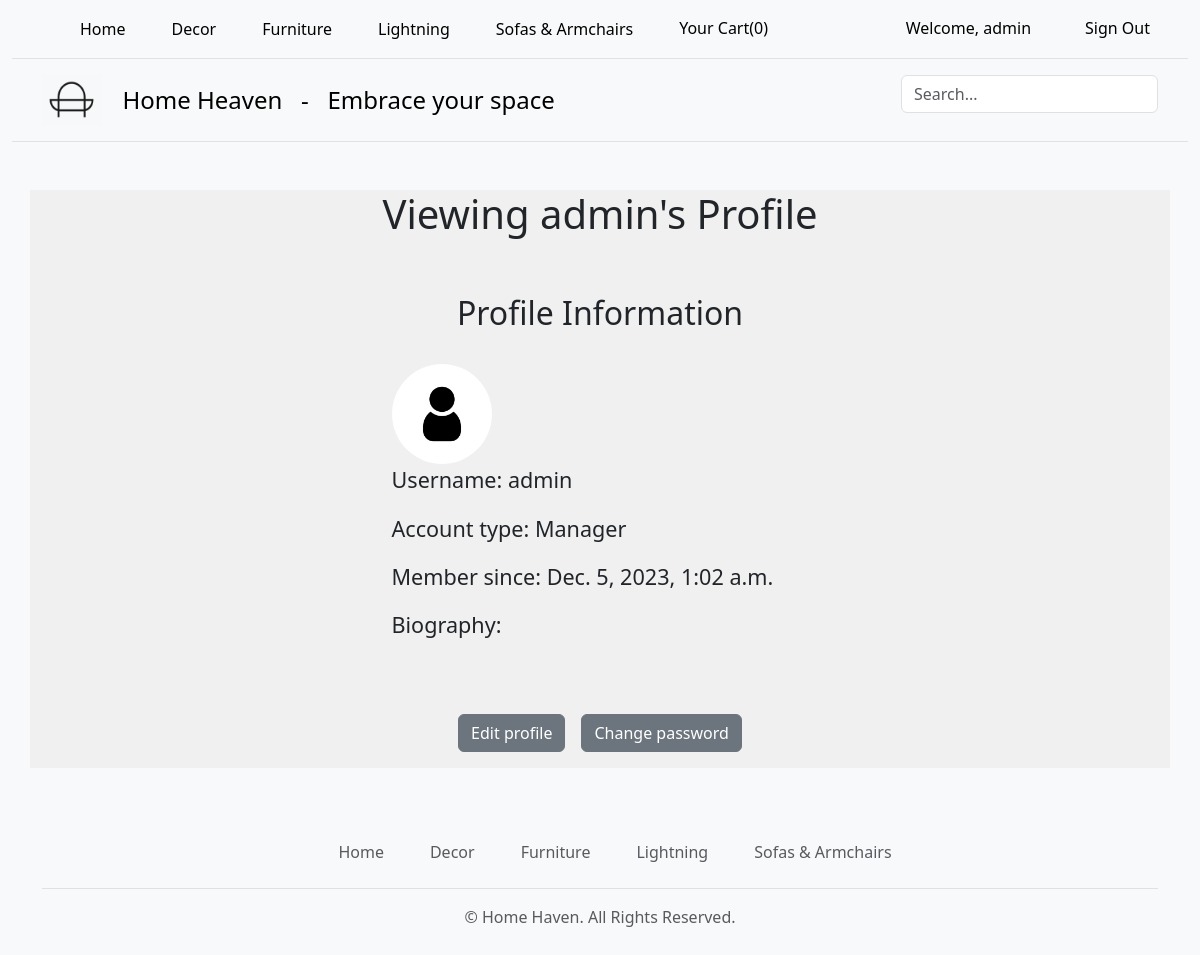
The page /accounts/profile/10/ (signed in) on the database its author committed.
### shop/models.py (models this page shows, shortened)
class Category(models.Model):
    id = models.UUIDField(primary_key=True,default=uuid.uuid4,editable=False)
    name = models.CharField(max_length=250, unique=True)
    description = models.TextField(blank = True)
    image = models.ImageField(upload_to = 'category', blank=True)
    class Meta:
        ordering = ('name',)
        verbose_name = 'category'
        verbose_name_plural = 'categories'
    def get_absolute_url(self):
        return reverse('shop:products_by_category', args=[self.id])

### accounts/models.py (models this page shows, shortened)
class CustomUser(AbstractUser):
    dob = models.DateField(null=True, blank=True,verbose_name = 'Date of Birth')
    phone = models.CharField(max_length=10, blank=True, null=True, verbose_name='Phone Number')
    signup_date = models.DateTimeField(auto_now_add=True, blank = True, null= True)
    USER_TYPES = [
        ('customer', 'Customer'),
        ('manager', 'Manager'),
    ]
    user_type = models.CharField(
        max_length=10,
        choices=USER_TYPES,
        default='customer',
        verbose_name='User Type',
        null=True,
    )

class Profile(models.Model):
    user = models.OneToOneField(
        get_user_model(),
        null=True,
        on_delete=models.CASCADE,
    )
    fname = models.TextField(max_length=10,blank = True,
                             verbose_name = 'First Name')
    lname = models.TextField(max_length=10,blank = True,
                             verbose_name = 'Last Name')
    biography = models.TextField(max_length=30,blank = True,
                            verbose_name = 'Biography')
    picture = models.ImageField(upload_to='profile', blank=True,
                                    verbose_name = 'Profile Picture')

### accounts/views.py (the view)
# urls.py: path('profile/<int:pk>/', ProfilePageView.as_view(), name='profile_view'),
class ProfilePageView(LoginRequiredMixin,DetailView):
    model = Profile
    template_name = 'profile.html'
    context_object_name = 'profile'

### cart/context_processors.py (called while the page is built)
def counter(request):
    item_count = 0
    if 'admin' in request.path:
        return {}
    try:
        cart = Cart.objects.get(cart_id=_cart_id(request))
        cart_items = CartItem.objects.filter(cart=cart)
        item_count = sum(cart_item.quantity for cart_item in cart_items)
    except Cart.DoesNotExist:
        item_count = 0
    return {'item_count': item_count}

### cart/views.py (called while the page is built)
def _cart_id(request):
    cart = request.session.session_key
    if not cart:
        cart = request.session.create()
    return cart

### shop/context_processors.py (called while the page is built)
def menu_links(request):
    categories = Category.objects.all()
    return {'categories':categories}

### accounts/templates/profile.html (shortened to what this page needs)
{% extends "base.html" %}
{% load static %}
{% load crispy_forms_tags %}
{% block content %}
<div>
    <div class="mx-auto">
        <br />
        {% if request.user.is_authenticated %}
            <div class="container info-box">
                <div class="d-flex align-items-center justify-content-center mb-4">
                    <h1 class="page-title">Viewing {% if profile.fname %} ({{profile.fname}}) {% endif %}{{ profile.user.username }}'s Profile</h1>
                </div>
                <br />
                <h2 class="text-center">Profile Information</h2>
                <div class="col-9 col-sm-9 col-md-6 col-lg-5 mx-auto info-box p-4">
                    <img src="{% if profile.user.profile.picture %}{{ profile.user.profile.picture.url }}{% else %}{% static 'images/profile-default.jpg' %}{% endif %}" alt="Profile Picture" class="rounded-circle mr-3" width="100" height="100">
                    <p>Username: {{ profile.user.username }}</p>
                    {% if profile.user.user_type %}
                    <p>Account type: {{ profile.user.get_user_type_display  }}</p>
                    {%endif%}
                    <p>Member since: {{ profile.user.signup_date }}</p>
                    <p>Biography: {{ profile.biography }}</p>
                </div>
                {% if request.user == profile.user %}
                <div class="container-fluid info-box">
                    <div class="d-flex justify-content-center mt-3 p-3">
                        <a href="{% url 'profile_edit' user.profile.pk %}" class="btn btn-secondary mx-2">Edit profile</a>
                        <a href="{% url 'password_change' %}" class="btn btn-secondary mx-2">Change password</a>
                    </div>
                </div>
                {% endif %}
            </div>
        {% endif %}
    </div>
</div>
<br />
{% endblock %}

### shop/templates/navbar.html (shortened to what this page needs)
{% load static %}
<nav class="py-2 bg-body-tertiary border-bottom">
    <div class="container d-flex flex-wrap">
      <ul class="nav me-auto">
        <li class="nav-item"><a href="{% url 'shop:home' %}" class="nav-link link-body-emphasis px-2 active" aria-current="page">Home</a></li>
        {% for cat in categories %}
        <li class="nav-item"><a  href="{{cat.get_absolute_url}}" class="nav-link link-body-emphasis px-2">{{cat.name}}</a></li>
        {% endfor %}
        <li class="nav-item text-center">
          <a class="nav-link link-body-emphasis px-2" href="{% url 'cart:cart_detail' %}">Your Cart({{ item_count|default:"0" }})</a>
        </li>
      </ul>
      <ul class="nav">
        {% if user and user.is_authenticated %}
        <li class="nav-item">
          <div class="dropdown" >
            <a href="{% url 'profile_view' user.profile.pk %}"class="nav-link" role="button" style="color:black;">
              Welcome, {{ user.username }}
            </a>
          </div>
        </li>
        <li class="nav-item">
          <a href="{% url 'logout' %}" class="nav-link link-body-emphasis px-2">Sign Out </a>
        </li>
        {% endif %}
      </ul>
    </div>
  </nav>
  <header class="py-3 mb-4 border-bottom">
    <div class="container d-flex flex-wrap justify-content-center">
      <a href="/" class="d-flex align-items-center mb-3 mb-lg-0 me-lg-auto link-body-emphasis text-decoration-none">
        <img src="{% static 'images/logo2.png' %}" alt="Home Decoration Store" class="bi me-2" width="60" height="50">
        <span class="fs-4">&nbsp&nbspHome Heaven &nbsp&nbsp- &nbsp Embrace your space</span>
      </a>
      <form class="col-12 col-lg-auto mb-3 mb-lg-0" role="search" method="POST" action="{% url 'search-view' %}">
        <input
            class="form-control"
            type="search"
            placeholder="Search..."
            name="search_query"
            aria-label="Search"
        >
     </form>
    </div>
  </header>

### shop/templates/footer.html
<div class="container">
  <footer class="py-3 my-4">
    <ul class="nav justify-content-center border-bottom pb-3 mb-3">
      <li class="nav-item"><a href="#" class="nav-link px-2 text-muted">Home</a></li>
      {% for cat in categories %}
      <li class="nav-item"><a href="{{cat.get_absolute_url}}" class="nav-link px-2 text-muted">{{cat.name}}</a></li>
      {% endfor %}
    </ul>
    <p class="text-center text-muted">© Home Haven. All Rights Reserved.</p>
  </footer>
</div>

### static/css/custom.css (style rules this page uses)
.container { max-width: 1200px; margin: 0 auto; padding: 0 20px; }
.info-box { background-color: rgb(240,240,240); }
.info-box p { font-size: 135%; }
.nav-item { position: relative; text-decoration: none; margin-left: 30px; list-style: none; display: flex; align-items: center; }
.nav-item a { text-decoration: none; color: #2569fa; }

### rows shown on the page
Category: name "Decor"
Category: name "Furniture"
Category: name "Lightning"
Category: name "Sofas & Armchairs"
CustomUser: username "admin"
Profile: user.username "admin", user.user_type "Manager", user.signup_date "Dec. 5, 2023, 1:02 a.m."

### other values the page prints
{{ item_count|default:"0" }} "0"
